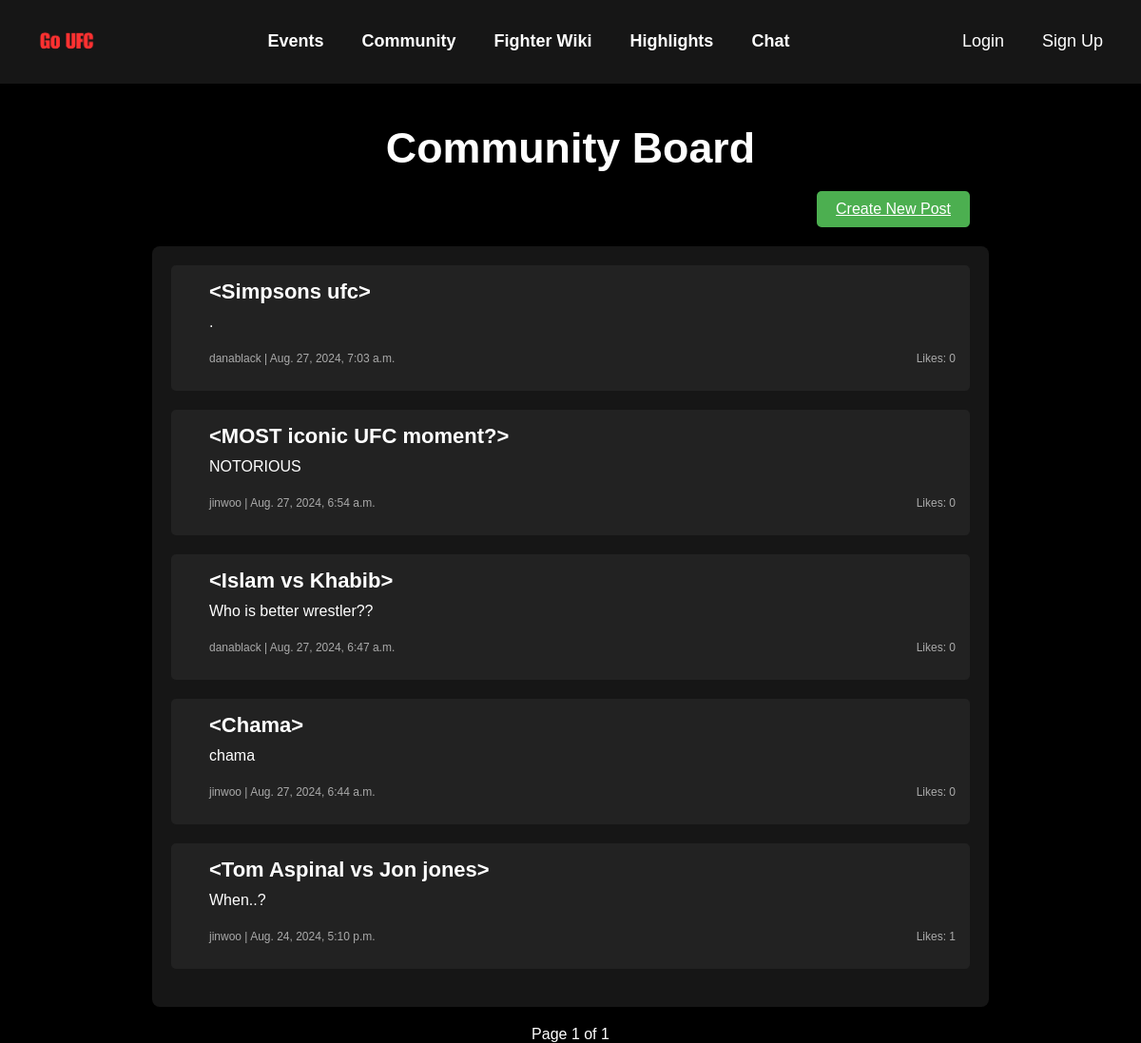
/community/, run on the app's committed database.
### myapp/models.py (models this page shows, shortened)
class Post(models.Model):
    title = models.CharField(max_length=200)
    content = models.TextField()
    author = models.ForeignKey(User, on_delete=models.CASCADE)
    created_at = models.DateTimeField(auto_now_add=True)
    updated_at = models.DateTimeField(auto_now=True)
    image = models.ImageField(upload_to='post_images/', blank=True, null=True)
    video = models.FileField(upload_to='post_videos/', blank=True, null=True)
    likes = models.ManyToManyField(User, related_name='liked_posts', blank=True)

### myapp/views.py (the view)
# urls.py: path('community/', views.community, name='community'),  # 커뮤니티 페이지
def community(request):
    posts = Post.objects.all().order_by('-created_at')
    paginator = Paginator(posts, 15)
    page_number = request.GET.get('page')
    page_obj = paginator.get_page(page_number)
    return render(request, 'community.html', {'posts': page_obj})

### myapp/templates/community.html (shortened to what this page needs)
{% extends "base.html" %}
{% load static %}
{% block content %}
<h1 id="title_id">Community Board</h1>
<div class="new-post-button-container">
    {% if user.is_authenticated %}
        <a href="{% url 'post_create' %}" class="new-post-button">Create New Post</a>
    {% else %}
        <a href="{% url 'login' %}?next={% url 'post_create' %}" class="new-post-button">Create New Post</a>
    {% endif %}
</div>
<div class="board">
    {% for post in posts %}
    <div class="post">
        <div class="post-title"><a href="{% url 'post_detail' pk=post.pk %}">&lt;{{ post.title }}&gt;</a></div>
        <div class="post-content">{{ post.content|truncatechars:50 }}</div>
        <div class="post-footer">
            <p>{{ post.author }} | {{ post.created_at|date:"M. d, Y, P" }}</p>
            <p>Likes: {{ post.likes.count }}</p>
        </div>
    </div>
    {% empty %}
    <p>No posts yet.</p>
    {% endfor %}
</div>
<div class="pagination">
    <span>Page {{ posts.number }} of {{ posts.paginator.num_pages }}</span>
</div>
{% endblock %}

### myapp/templates/base.html (style rules this page uses)
body { font-family: Arial, sans-serif; margin: 0; padding: 0; background-color: #000000; height: 100%; color: #fff; }

### myapp/templates/community.html (style rules this page uses)
#title_id { font-size: 2.8em; text-align: center; margin-bottom: 20px; }
.board { width: 70%; margin: 20px auto; background-color: #161616; border-radius: 8px; padding: 20px; }
.new-post-button-container { width: 70%; margin: 0 auto 20px auto; display: flex; justify-content: flex-end; }
.new-post-button { background-color: #4CAF50; color: white; padding: 10px 20px; border: none; border-radius: 5px; cursor: pointer; font-size: 16px; }
.post { background-color: #222; margin-bottom: 20px; padding: 15px; padding-left: 40px; border-radius: 5px; }
.post-title { font-size: 22px; font-weight: bold; margin-bottom: 10px; text-align: left; }
.post-title a { color: #fff; font-weight: bold; text-decoration: none; }
.post-content { margin-bottom: 10px; text-align: left; white-space: nowrap; overflow: hidden; text-overflow: ellipsis; display: -webkit-box; -webkit-box-orient: vertical; -webkit-line-clamp: 2; line-clamp: 2; max-height: 3em; }
.post-footer { display: flex; justify-content: space-between; align-items: center; font-size: 12px; color: #aaa; }
.pagination { display: flex; justify-content: center; margin-top: 20px; }

### data on the page
Post: title "Simpsons ufc", content ".", author "danablack", created_at "Aug. 27, 2024, 7:03 a.m.", likes.count "0"
Post: title "MOST iconic UFC moment?", content "NOTORIOUS", author "jinwoo", created_at "Aug. 27, 2024, 6:54 a.m.", likes.count "0"
Post: title "Islam vs Khabib", content "Who is better wrestler??", author "danablack", created_at "Aug. 27, 2024, 6:47 a.m.", likes.count "0"
Post: title "Chama", content "chama", author "jinwoo", created_at "Aug. 27, 2024, 6:44 a.m.", likes.count "0"
Post: title "Tom Aspinal vs Jon jones", content "When..?", author "jinwoo", created_at "Aug. 24, 2024, 5:10 p.m.", likes.count "1"

### other printed values
{{ posts.number }} "1"
{{ posts.paginator.num_pages }} "1"
